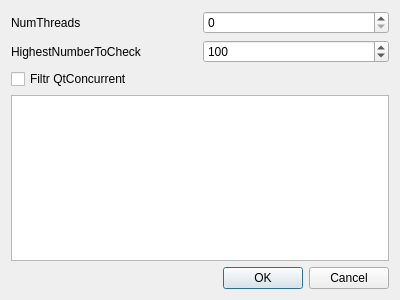
<?xml version="1.0" encoding="UTF-8"?>
<ui version="4.0">
 <class>PrimeGUI</class>
 <widget class="QDialog" name="PrimeGUI">
  <property name="geometry">
   <rect>
    <x>0</x>
    <y>0</y>
    <width>400</width>
    <height>300</height>
   </rect>
  </property>
  <property name="windowTitle">
   <string>Wątki pierwsze</string>
  </property>
  <layout class="QVBoxLayout" name="verticalLayout">
   <item>
    <layout class="QHBoxLayout" name="horizontalLayout">
     <item>
      <widget class="QLabel" name="label">
       <property name="text">
        <string>NumThreads</string>
       </property>
      </widget>
     </item>
     <item>
      <widget class="QSpinBox" name="numThreadsSpinbox"/>
     </item>
    </layout>
   </item>
   <item>
    <layout class="QHBoxLayout" name="horizontalLayout_2">
     <item>
      <widget class="QLabel" name="label_2">
       <property name="text">
        <string>HighestNumberToCheck</string>
       </property>
      </widget>
     </item>
     <item>
      <widget class="QSpinBox" name="highestNumberSpinbox">
       <property name="maximum">
        <number>999999999</number>
       </property>
       <property name="singleStep">
        <number>100</number>
       </property>
       <property name="value">
        <number>100</number>
       </property>
      </widget>
     </item>
    </layout>
   </item>
   <item>
    <widget class="QCheckBox" name="concurrentBox">
     <property name="text">
      <string>Filtr QtConcurrent</string>
     </property>
    </widget>
   </item>
   <item>
    <widget class="QTextEdit" name="resultsEdit">
     <property name="readOnly">
      <bool>true</bool>
     </property>
    </widget>
   </item>
   <item>
    <widget class="QDialogButtonBox" name="buttonBox">
     <property name="orientation">
      <enum>Qt::Horizontal</enum>
     </property>
     <property name="standardButtons">
      <set>QDialogButtonBox::Cancel|QDialogButtonBox::Ok</set>
     </property>
    </widget>
   </item>
  </layout>
 </widget>
 <resources/>
 <connections>
  <connection>
   <sender>buttonBox</sender>
   <signal>accepted()</signal>
   <receiver>PrimeGUI</receiver>
   <slot>accept()</slot>
   <hints>
    <hint type="sourcelabel">
     <x>248</x>
     <y>254</y>
    </hint>
    <hint type="destinationlabel">
     <x>157</x>
     <y>274</y>
    </hint>
   </hints>
  </connection>
  <connection>
   <sender>buttonBox</sender>
   <signal>rejected()</signal>
   <receiver>PrimeGUI</receiver>
   <slot>reject()</slot>
   <hints>
    <hint type="sourcelabel">
     <x>316</x>
     <y>260</y>
    </hint>
    <hint type="destinationlabel">
     <x>286</x>
     <y>274</y>
    </hint>
   </hints>
  </connection>
 </connections>
</ui>
